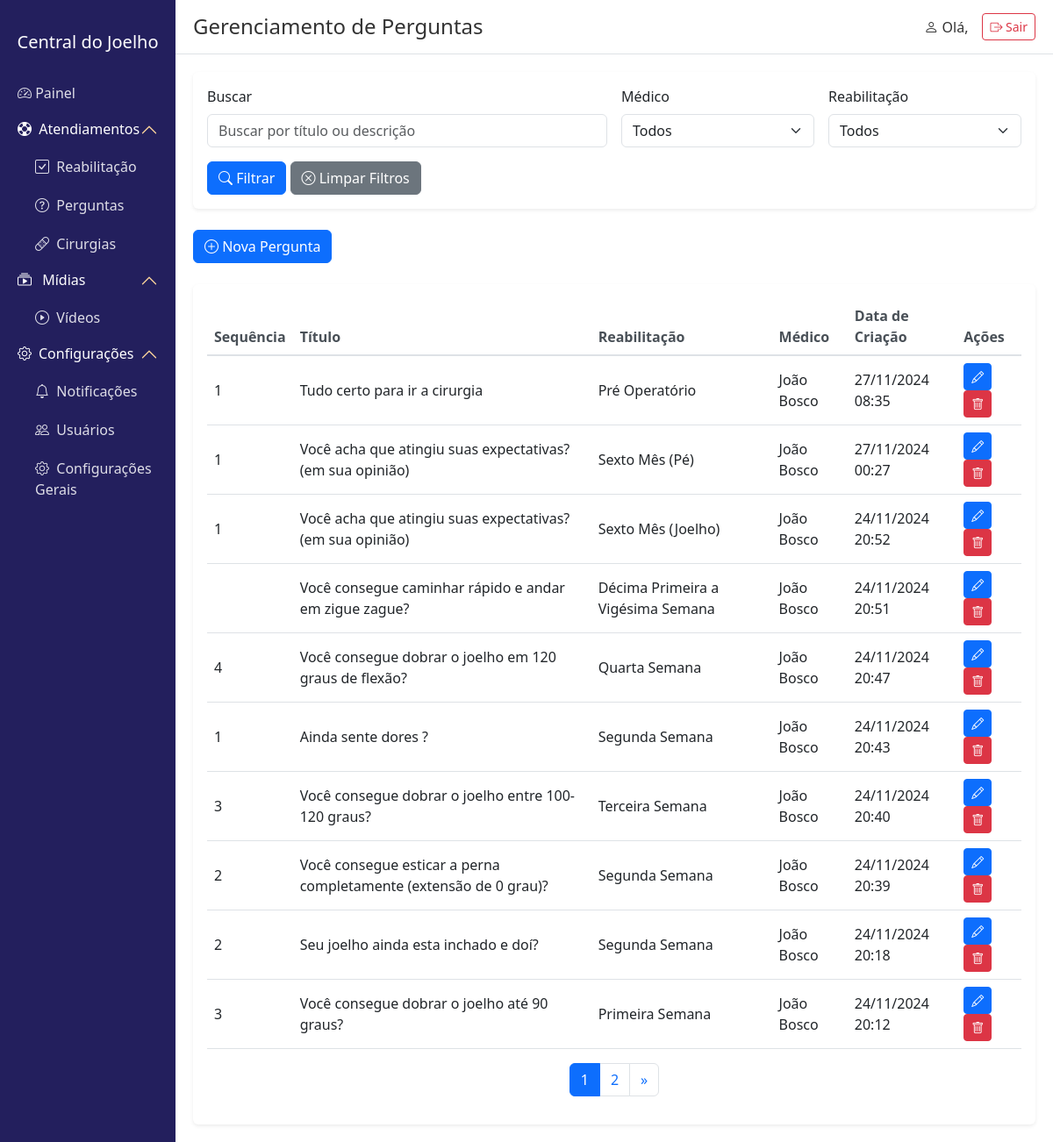
/pages/admin/perguntas.php, run on the app's committed database.
### tables this page shows
CREATE TABLE IF NOT EXISTS `perguntas` (
  `id` int NOT NULL AUTO_INCREMENT,
  `sequencia` varchar(75) DEFAULT NULL,
  `id_reabilitacao` int DEFAULT NULL,
  `momento` varchar(50) DEFAULT NULL,
  `titulo` varchar(255) NOT NULL,
  `descricao` text,
  `id_paciente` int DEFAULT NULL,
  `criado_por` int NOT NULL,
  `data_criacao` datetime DEFAULT CURRENT_TIMESTAMP,
  `data_atualizacao` datetime DEFAULT NULL ON UPDATE CURRENT_TIMESTAMP,
  `id_medico` int DEFAULT NULL,
  `data_comentario` datetime DEFAULT NULL,
  `comentario_afirmativo` varchar(500) DEFAULT NULL,
  `comentario_negativo` varchar(500) DEFAULT NULL,
  `id_momento` int DEFAULT NULL,
  PRIMARY KEY (`id`),
  KEY `criado_por` (`criado_por`),
  KEY `id_paciente` (`id_paciente`),
  KEY `id_medico` (`id_medico`),
  KEY `id_reabilitacao` (`id_reabilitacao`),
  KEY `fk_pergunta_momento` (`id_momento`)
);

CREATE TABLE IF NOT EXISTS `reabilitacao` (
  `id` int NOT NULL AUTO_INCREMENT,
  `titulo` varchar(255) NOT NULL,
  `texto` text NOT NULL,
  `momento` varchar(255) NOT NULL DEFAULT '',
  `sequencia` int DEFAULT '0',
  `id_pergunta` int DEFAULT NULL,
  `tipo_problema` int NOT NULL,
  `data_criacao` timestamp NULL DEFAULT CURRENT_TIMESTAMP,
  `data_atualizacao` timestamp NULL DEFAULT CURRENT_TIMESTAMP ON UPDATE CURRENT_TIMESTAMP,
  `id_medico` int DEFAULT NULL,
  `id_paciente` int DEFAULT NULL,
  `duracao_dias` int NOT NULL DEFAULT '7',
  `status` enum('ativo','inativo') NOT NULL DEFAULT 'ativo',
  PRIMARY KEY (`id`),
  KEY `id_medico` (`id_medico`),
  KEY `fk_momento` (`momento`),
  KEY `fk_tipo` (`tipo_problema`) USING BTREE,
  KEY `id_paciente` (`id_paciente`),
  KEY `id_pergunta` (`id_pergunta`)
);

CREATE TABLE IF NOT EXISTS `usuarios` (
  `id` int NOT NULL AUTO_INCREMENT,
  `nome` varchar(255) DEFAULT NULL,
  `email` varchar(255) DEFAULT NULL,
  `cpf` varchar(14) DEFAULT NULL,
  `senha` varchar(255) DEFAULT NULL,
  `tipo_usuario` varchar(50) DEFAULT NULL,
  `status` varchar(50) DEFAULT NULL,
  `data_cadastro` datetime DEFAULT CURRENT_TIMESTAMP,
  PRIMARY KEY (`id`)
);

### pages/admin/perguntas.php (the view, shortened to what this page needs)
<!DOCTYPE html>
<html lang="pt-BR">
<head>
    <link href="https://cdn.jsdelivr.net/npm/bootstrap@5.3.0/dist/css/bootstrap.min.css" rel="stylesheet">
    <link rel="stylesheet" href="https://cdn.jsdelivr.net/npm/bootstrap-icons@1.7.2/font/bootstrap-icons.css">
</head>
<body>
<div class="container-fluid">
        <div class="row">
            <div class="col-md-3 col-lg-2 px-0 sidebar">
                <div class="text-center p-3">
                    <h5>Central do Joelho</h5>
                </div>
                <ul class="nav flex-column">
                    <li class="nav-item">
                        <a class="nav-link" href="index.php?page=admin/painel">
                            <i class="bi bi-speedometer2"></i> Painel
                        </a>
                    </li>
                      <div class="accordion accordion-flush" id="menuAtendimento">
                        <div class="accordion-item">
                            <h2 class="accordion-header">
                                <button class="accordion-button" type="button" data-bs-toggle="collapse"
                                        data-bs-target="#atendimentoCollapse" aria-expanded="true">
                                        <i class="bi bi-life-preserver"></i>&nbsp; Atendiamentos
                                </button>
                            </h2>
                            <div id="atendimentoCollapse" class="accordion-collapse collapse show">
                                <div class="accordion-body">
                                    <ul class="nav flex-column">
                                        <li class="nav-item">
                                            <a class="nav-link" href="index.php?page=admin/reabilitacao">
                                                <i class="bi bi-check-square"></i>&nbsp;  Reabilitação
                                            </a>
                                        </li>
                                        <li class="nav-item">
                                            <a class="nav-link" href="index.php?page=admin/perguntas">
                                                <i class="bi bi-question-circle"></i>&nbsp; Perguntas
                                            </a>
                                        </li>
                                        <li class="nav-item">
                                            <a class="nav-link" href="index.php?page=admin/cirurgias">
                                                <i class="bi bi-bandaid"></i>&nbsp; Cirurgias
                                            </a>
                                        </li>
                                    </ul>
                                </div>
                            </div>
                        </div>
                    </div>
                    <div class="accordion accordion-flush" id="menuMidias">
                        <div class="accordion-item">
                            <h2 class="accordion-header">
                                <button class="accordion-button" type="button" data-bs-toggle="collapse"
                                        data-bs-target="#midiasCollapse" aria-expanded="true">
                                    <i class="bi bi-collection-play me-2"></i>&nbsp;Mídias
                                </button>
                            </h2>
                            <div id="midiasCollapse" class="accordion-collapse collapse show">
                                <div class="accordion-body">
                                    <ul class="nav flex-column">
                                        <li class="nav-item">
                                            <a class="nav-link" href="index.php?page=admin/videos">
                                                <i class="bi bi-play-circle"></i>&nbsp; Vídeos
                                            </a>
                                        </li>
                                    </ul>
                                </div>
                            </div>
                        </div>
                    </div>
                    <div class="accordion accordion-flush" id="menuConfiguracoes">
                        <div class="accordion-item">
                            <h2 class="accordion-header">
                                <button class="accordion-button" type="button" data-bs-toggle="collapse"
                                        data-bs-target="#configuracoesCollapse" aria-expanded="true">
                                    <i class="bi bi-gear me-2"></i> Configurações
                                </button>
                            </h2>
                            <div id="configuracoesCollapse" class="accordion-collapse collapse show">
                                <div class="accordion-body">
                                    <ul class="nav flex-column">
                                        <li class="nav-item">
                                            <a class="nav-link" href="index.php?page=admin/notificacoes">
                                                <i class="bi bi-bell"></i>&nbsp; Notificações
                                            </a>
                                        </li>
                                        <li class="nav-item">
                                            <a class="nav-link" href="index.php?page=admin/usuarios">
                                                <i class="bi bi-people"></i>&nbsp; Usuários
                                            </a>
                                        </li>
                                        <li class="nav-item">
                                            <a class="nav-link" href="index.php?page=admin/config-gerais">
                                                <i class="bi bi-gear"></i>&nbsp; Configurações Gerais
                                            </a>
                                        </li>
                                    </ul>
                                </div>
                            </div>
                        </div>
                    </div>
                </ul>
            </div>
            <div class="col-md-9 col-lg-10 px-0">
                <div class="top-navbar d-flex justify-content-between align-items-center">
                    <h4 class="mb-0">Gerenciamento de Perguntas</h4>
                    <div class="d-flex align-items-center">
                        <span class="me-3">
                            <i class="bi bi-person"></i>
                            Olá, <?php echo htmlspecialchars($_SESSION['user_nome']); ?>
                        </span>
                        <a class="btn btn-outline-danger btn-sm" href="index.php?page=login_process&logout=1">
                            <i class="bi bi-box-arrow-right"></i> Sair
                        </a>
                    </div>
                </div>
                <div class="main-content">
                    <?php
                    require_once(__DIR__ . '/../../components/filtro_form.php');
                    $conn = getConnection();
                    $where_conditions = [];
                    $params = [];
                    $where_clause = !empty($where_conditions) ? "WHERE " . implode(" AND ", $where_conditions) : "";
                    $count_query = "SELECT COUNT(*) FROM perguntas p $where_clause";
                    $stmt = $conn->prepare($count_query);
                    $stmt->execute($params);
                    $total_records = $stmt->fetchColumn();
                    $items_per_page = 10;
                    $total_pages = ceil($total_records / $items_per_page);
                    $page = isset($_GET['p']) ? max(1, min((int)$_GET['p'], $total_pages)) : 1;
                    $offset = ($page - 1) * $items_per_page;
                    $query = "
                        SELECT p.*, u.nome as medico_nome, r.titulo as reabilitacao_titulo
                        FROM perguntas p
                        LEFT JOIN usuarios u ON p.id_medico = u.id
                        LEFT JOIN reabilitacao r ON p.id_reabilitacao = r.id
                        $where_clause
                        ORDER BY p.data_criacao DESC
                        LIMIT $items_per_page OFFSET $offset
                    ";
                    $stmt = $conn->prepare($query);
                    $stmt->execute($params);
                    $perguntas = $stmt->fetchAll();
                    ?>
                    <div class="mb-4">
                        <a href="index.php?page=admin/perguntas_form" class="btn btn-primary">
                            <i class="bi bi-plus-circle"></i> Nova Pergunta
                        </a>
                    </div>
                    <div class="card">
                        <div class="card-body">
                            <div class="table-responsive">
                                <table class="table table-hover">
                                    <thead>
                                        <tr>
                                            <th>Sequência</th>
                                            <th>Título</th>
                                            <th>Reabilitação</th>
                                            <th>Médico</th>
                                            <th>Data de Criação</th>
                                            <th>Ações</th>
                                        </tr>
                                    </thead>
                                    <tbody>
                                        <?php foreach ($perguntas as $pergunta): ?>
                                            <tr>
                                                <td><?php echo $pergunta['sequencia']; ?></td>
                                                <td><?php echo $pergunta['titulo']; ?></td>
                                                <td><?php echo $pergunta['reabilitacao_titulo']; ?></td>
                                                <td><?php echo $pergunta['medico_nome']; ?></td>
                                                <td><?php echo date('d/m/Y H:i', strtotime($pergunta['data_criacao'])); ?></td>
                                                <td>
                                                    <a href="index.php?page=admin/perguntas_form&id=<?php echo $pergunta['id']; ?>"
                                                       class="btn btn-sm btn-primary">
                                                        <i class="bi bi-pencil"></i>
                                                    </a>
                                                    <button class="btn btn-sm btn-danger"
                                                            onclick="confirmarExclusao(<?php echo $pergunta['id']; ?>)">
                                                        <i class="bi bi-trash"></i>
                                                    </button>
                                                </td>
                                            </tr>
                                        <?php endforeach; ?>
                                    </tbody>
                                </table>
                            </div>
                            <?php if ($total_pages > 1): ?>
                                <nav aria-label="Navegação de página">
                                    <ul class="pagination justify-content-center">
                                        <?php for ($i = 1; $i <= $total_pages; $i++): ?>
                                            <li class="page-item <?php echo $i === $page ? 'active' : ''; ?>">
                                                <a class="page-link" href="?page=admin/perguntas&p=<?php echo $i; ?>"><?php echo $i; ?></a>
                                            </li>
                                        <?php endfor; ?>
                                        <?php if ($page < $total_pages): ?>
                                            <li class="page-item">
                                                <a class="page-link" href="?page=admin/perguntas&p=<?php echo ($page + 1); ?>" aria-label="Próximo">
                                                    <span aria-hidden="true">&raquo;</span>
                                                </a>
                                            </li>
                                        <?php endif; ?>
                                    </ul>
                                </nav>
                            <?php endif; ?>
                        </div>
                    </div>
                </div>
            </div>
        </div>
    </div>
</body>
</html>

### data on the page
perguntas: sequencia "1", titulo "Tudo certo para ir a cirurgia", id_reabilitacao.titulo "Pré Operatório", id_medico.nome "João Bosco", data_criacao "27/11/2024 08:35"
perguntas: sequencia "1", titulo "Você acha que atingiu suas expectativas? (em sua opinião)", id_reabilitacao.titulo "Sexto Mês (Pé)", id_medico.nome "João Bosco", data_criacao "27/11/2024 00:27"
perguntas: sequencia "1", titulo "Você acha que atingiu suas expectativas? (em sua opinião)", id_reabilitacao.titulo "Sexto Mês (Joelho)", id_medico.nome "João Bosco", data_criacao "24/11/2024 20:52"
perguntas: titulo "Você consegue caminhar rápido e andar em zigue zague?", id_reabilitacao.titulo "Décima Primeira a Vigésima Semana", id_medico.nome "João Bosco", data_criacao "24/11/2024 20:51"
perguntas: sequencia "4", titulo "Você consegue dobrar o joelho em 120 graus de flexão?", id_reabilitacao.titulo "Quarta Semana", id_medico.nome "João Bosco", data_criacao "24/11/2024 20:47"
perguntas: sequencia "1", titulo "Ainda sente dores ?", id_reabilitacao.titulo "Segunda Semana", id_medico.nome "João Bosco", data_criacao "24/11/2024 20:43"
perguntas: sequencia "3", titulo "Você consegue dobrar o joelho entre 100-120 graus?", id_reabilitacao.titulo "Terceira Semana", id_medico.nome "João Bosco", data_criacao "24/11/2024 20:40"
perguntas: sequencia "2", titulo "Você consegue esticar a perna completamente (extensão de 0 grau)?", id_reabilitacao.titulo "Segunda Semana", id_medico.nome "João Bosco", data_criacao "24/11/2024 20:39"
perguntas: sequencia "2", titulo "Seu joelho ainda esta inchado e doí?", id_reabilitacao.titulo "Segunda Semana", id_medico.nome "João Bosco", data_criacao "24/11/2024 20:18"
perguntas: sequencia "3", titulo "Você consegue dobrar o joelho até 90 graus?", id_reabilitacao.titulo "Primeira Semana", id_medico.nome "João Bosco", data_criacao "24/11/2024 20:12"

### other printed values
$filter['label'] "Buscar"
$filter['label'] "Médico"
$filter['label'] "Reabilitação"
